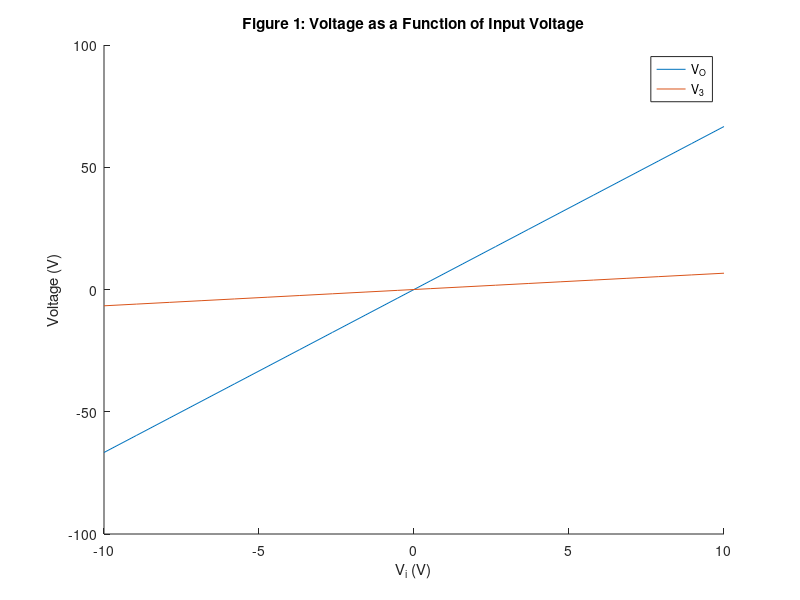
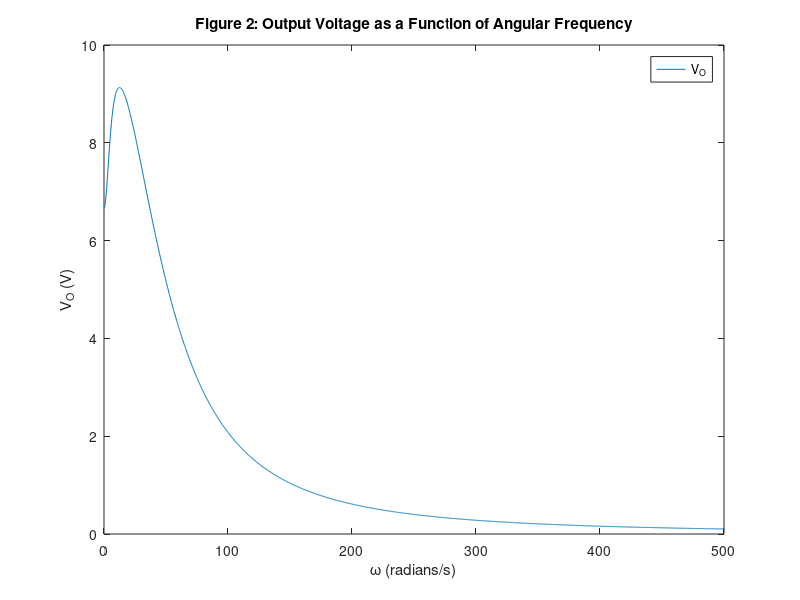
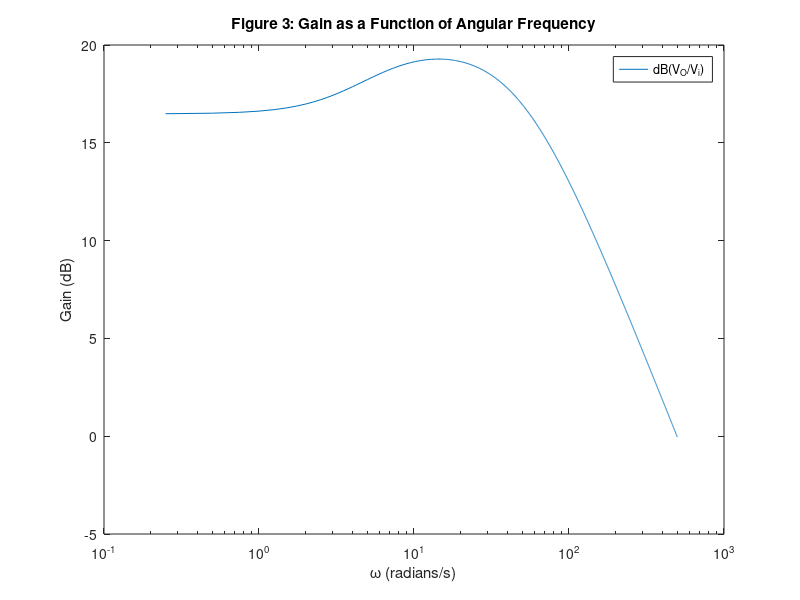
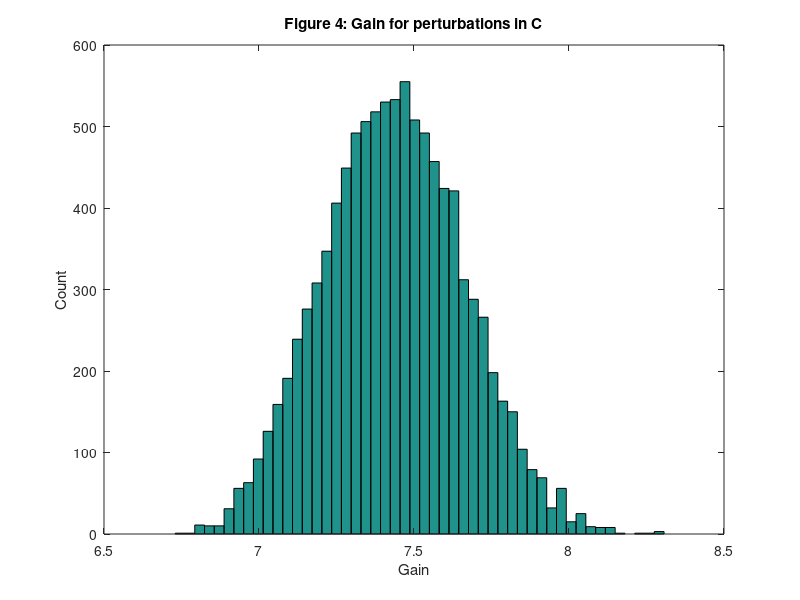

Reproduce these figures in MATLAB, in order.
close all;
clear all;
clc;

% Parameters
R1 = 1;
R2 = 2;
R3 = 10;
R4 = 0.1;
RO = 1000;
C1 = 0.25;
L1 = 0.2;
alpha = 100;

% V = [ V1; V2; V3; V4; V5; IL]
Vin=1;
G=zeros(6);
C=zeros(6);

%% V1
G(1,:)=[1 0 0 0 0 0]; % V1
C(1,:)=[0 0 0 0 0 0]; % V1

%% V2
G(2,:)=[(-1/R1) (1/R2+1/R1) 0 0 0 0]; 
C(2,:)=[-C1 +C1 0 0 0 0];

%% V3
G(3,:)=[0 0 1/R3 0 0 -1]; 
C(3,:)=[0 0 0 0 0 0]; 

%% V4
G(4,:)=[0 0 -1*alpha/R3 1 0 0]; 
C(4,:)=[0 0 0 0 0 0]; 

%% V5
G(5,:)=[0 0 0 -1/R4 (1/R4+1/RO) 0]; 
C(5,:)=[0 0 0 0 0 0];

%% V6
G(6,:)=[0 -1 1 0 0 0]; 
C(6,:)=[0 0 0 0 0 L1]; 



%% Part b
numsteps=20;
Data=zeros(3,numsteps);
Data(1,:)=linspace(-10,10,numsteps);
for ii=1:numsteps
    % omega=0 for DC
    F=[Data(1,ii); 0; 0; 0; 0; 0];
    V=G\F;
    Data(2,ii)=V(5);
    Data(3,ii)=V(3);
end

figure(1)
hold on;
plot(Data(1,:),Data(2,:));
plot(Data(1,:),Data(3,:));
hold off;
legend('V_O','V_3');
title('Figure 1: Voltage as a Function of Input Voltage');
ylabel('Voltage (V)');
xlabel('V_i (V)');


%% Part c
numsteps=2000;
Data2=zeros(2,numsteps);
Data2(1,:)=linspace(0,500,numsteps);
Vin=1;
for ii=1:numsteps
    % omega=0 for DC
    omega=Data2(1,ii);
    F=[Vin; 0; 0; 0; 0; 0];
    V=(G+1j*omega*C)\F;
    Data2(2,ii)=V(5);
    %Data2(3,ii)=Data2(2,ii)/Data2(1,ii);
end

figure(2)
plot(Data2(1,:),Data2(2,:));
title('Figure 2: Output Voltage as a Function of Angular Frequency');
legend('V_O')
ylabel('V_O (V)');
xlabel('\omega (radians/s)');

figure(3)
semilogx(Data2(1,:),20*log10(Data2(2,:)./Vin));
title('Figure 3: Gain as a Function of Angular Frequency');
legend('dB(V_O/V_i)');
ylabel('Gain (dB)')
xlabel('\omega (radians/s)');


%% Part d
Vin=1;
omega=pi;
count=10000;
Data3=zeros(1,count);
for ii=1:count
    C2=C1+randn()*0.05;
    C(2,:)=[-C2 +C2 0 0 0 0];
    F=[Vin; 0; 0; 0; 0; 0];
    V=(G+1j*omega*C)\F;
    Data3(1,ii)=V(5);
end

figure(4);
hist(real(Data3),50);
title('Figure 4: Gain for perturbations in C');
ylabel('Count')
xlabel('Gain');
